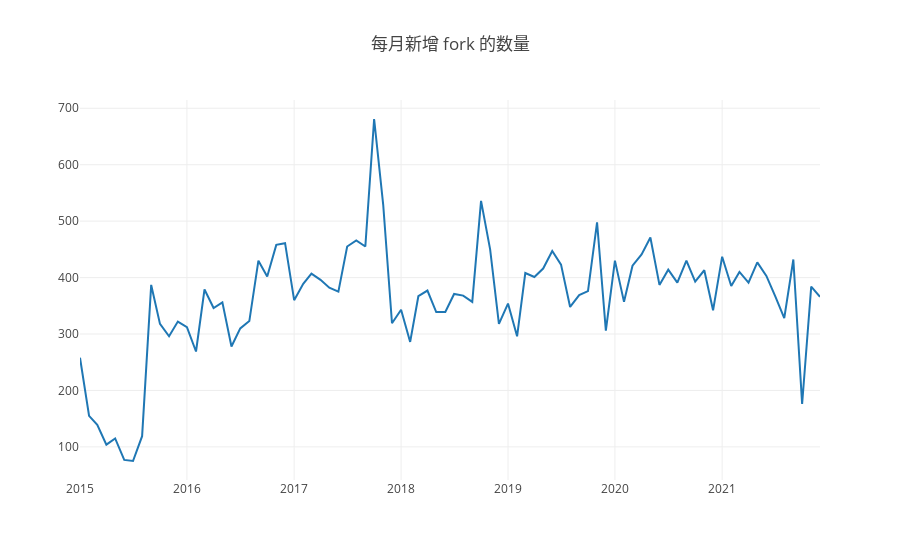

Notebook source saved alongside this figure:
### Code cell
openDigger.render.plotly(
    [
        {x: year_month_axis, y: forks_per_month, mode: 'scatter', name: 'fork 数量'}
    ],
    {
        title: '每月新增 fork 的数量'
    }
)

### Figure 1 — Plotly figure (JSON) as saved in the notebook; plotly's stock layout.template omitted (floating-point values rounded to 4 significant figures)
{"data": [{"mode": "scatter", "name": "fork 数量", "x": ["2015-1", "2015-2", "2015-3", "2015-4", "2015-5", "2015-6", "2015-7", "2015-8", "2015-9", "2015-10", "2015-11", "2015-12", "2016-1", "2016-2", "2016-3", "2016-4", "2016-5", "2016-6", "2016-7", "2016-8", "2016-9", "2016-10", "2016-11", "2016-12", "2017-1", "2017-2", "2017-3", "2017-4", "2017-5", "2017-6", "2017-7", "2017-8", "2017-9", "2017-10", "2017-11", "2017-12", "2018-1", "2018-2", "2018-3", "2018-4", "2018-5", "2018-6", "2018-7", "2018-8", "2018-9", "2018-10", "2018-11", "2018-12", "2019-1", "2019-2", "2019-3", "2019-4", "2019-5", "2019-6", "2019-7", "2019-8", "2019-9", "2019-10", "2019-11", "2019-12", "2020-1", "2020-2", "2020-3", "2020-4", "2020-5", "2020-6", "2020-7", "2020-8", "2020-9", "2020-10", "2020-11", "2020-12", "2021-1", "2021-2", "2021-3", "2021-4", "2021-5", "2021-6", "2021-7", "2021-8", "2021-9", "2021-10", "2021-11", "2021-12"], "y": ["258", "155", "139", "104", "115", "77", "75", "119", "387", "318", "296", "322", "312", "269", "379", "346", "356", "278", "310", "323", "430", "402", "458", "461", "360", "389", "407", "396", "382", "375", "455", "466", "455", "681", "529", "319", "343", "286", "367", "377", "339", "339", "371", "368", "357", "536", "450", "318", "354", "296", "408", "401", "416", "447", "423", "348", "369", "376", "498", "306", "430", "357", "421", "441", "471", "387", "414", "391", "430", "393", "413", "342", "437", "385", "410", "391", "427", "403", "367", "328", "432", "176", "384", "366"]}], "layout": {"autosize": true, "title": {"text": "每月新增 fork 的数量"}, "xaxis": {"autorange": true, "range": ["2015-01-01", "2021-12-01"], "type": "date"}, "yaxis": {"autorange": true, "range": [41.33, 714.7], "type": "linear"}}}
